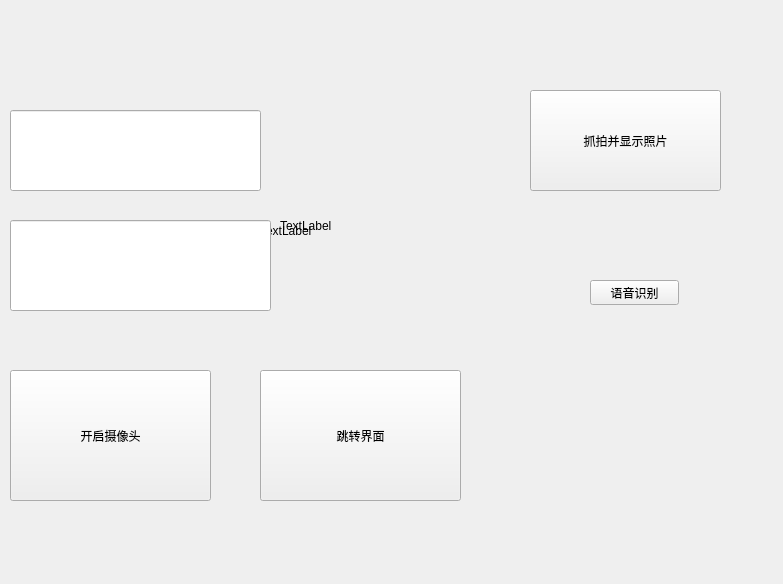
<?xml version="1.0" encoding="UTF-8"?>
<ui version="4.0">
 <class>my_first</class>
 <widget class="QWidget" name="my_first">
  <property name="geometry">
   <rect>
    <x>0</x>
    <y>0</y>
    <width>783</width>
    <height>584</height>
   </rect>
  </property>
  <property name="windowTitle">
   <string>my_first</string>
  </property>
  <widget class="QPushButton" name="pushButton">
   <property name="geometry">
    <rect>
     <x>10</x>
     <y>370</y>
     <width>201</width>
     <height>131</height>
    </rect>
   </property>
   <property name="text">
    <string>开启摄像头</string>
   </property>
  </widget>
  <widget class="QPushButton" name="pushButton_2">
   <property name="geometry">
    <rect>
     <x>260</x>
     <y>370</y>
     <width>201</width>
     <height>131</height>
    </rect>
   </property>
   <property name="text">
    <string>跳转界面</string>
   </property>
  </widget>
  <widget class="QLineEdit" name="lineEdit">
   <property name="geometry">
    <rect>
     <x>10</x>
     <y>110</y>
     <width>251</width>
     <height>81</height>
    </rect>
   </property>
  </widget>
  <widget class="QLabel" name="label">
   <property name="geometry">
    <rect>
     <x>260</x>
     <y>130</y>
     <width>241</width>
     <height>201</height>
    </rect>
   </property>
   <property name="text">
    <string>TextLabel</string>
   </property>
  </widget>
  <widget class="QLineEdit" name="lineEdit_2">
   <property name="geometry">
    <rect>
     <x>10</x>
     <y>220</y>
     <width>261</width>
     <height>91</height>
    </rect>
   </property>
  </widget>
  <widget class="QPushButton" name="pushButton_3">
   <property name="geometry">
    <rect>
     <x>530</x>
     <y>90</y>
     <width>191</width>
     <height>101</height>
    </rect>
   </property>
   <property name="text">
    <string>抓拍并显示照片</string>
   </property>
  </widget>
  <widget class="QLabel" name="label_2">
   <property name="geometry">
    <rect>
     <x>280</x>
     <y>140</y>
     <width>191</width>
     <height>171</height>
    </rect>
   </property>
   <property name="text">
    <string>TextLabel</string>
   </property>
  </widget>
  <widget class="QPushButton" name="pushButton_4">
   <property name="geometry">
    <rect>
     <x>590</x>
     <y>280</y>
     <width>89</width>
     <height>25</height>
    </rect>
   </property>
   <property name="text">
    <string>语音识别</string>
   </property>
  </widget>
  <zorder>label_2</zorder>
  <zorder>pushButton</zorder>
  <zorder>pushButton_2</zorder>
  <zorder>lineEdit</zorder>
  <zorder>label</zorder>
  <zorder>lineEdit_2</zorder>
  <zorder>pushButton_3</zorder>
  <zorder>pushButton_4</zorder>
 </widget>
 <resources/>
 <connections/>
</ui>
